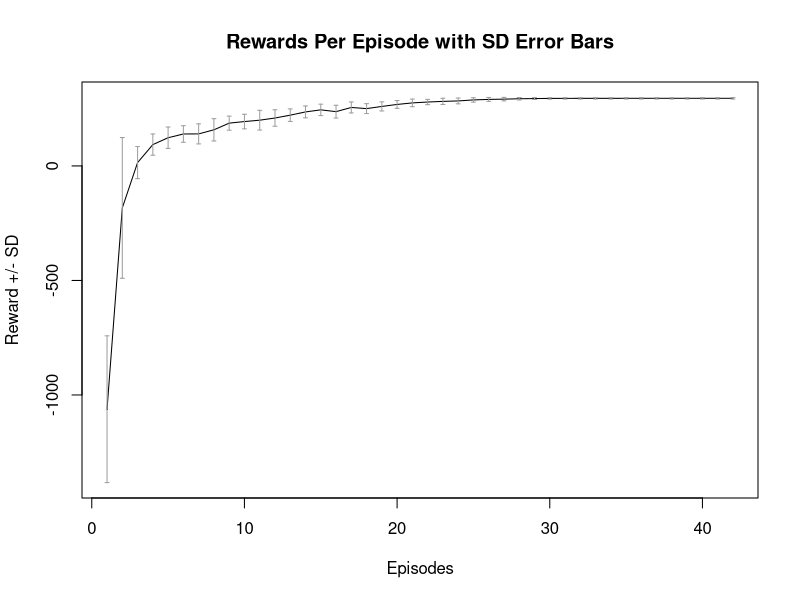
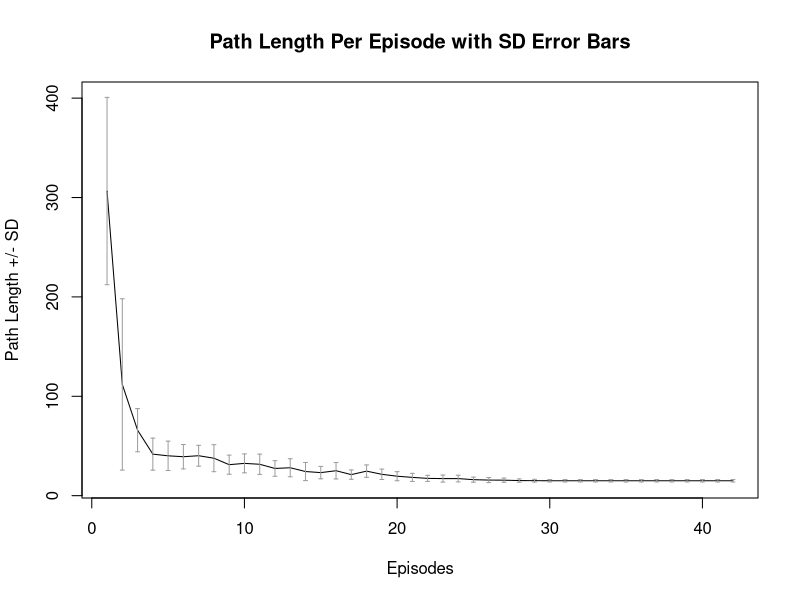

Recreate these plots in R, in order.
# install.packages('nnet')
library(nnet)

# Initialization

# Initialize matrix R and Q, first term is values, 2nd row, 3rd coloum
rowLimit = 4
colLimit = 12
# Greedy factor: Lower greedy, Higher random
epsilon = 0

# Learning Rate
alpha = 0.8

# Exploration factor: Lower immediate reward, Higher later reward
gamma = 0.7


# Populate Rewards Matrix
populateR <- function(RMatrix) {
  rewards = matrix(0, rowLimit * colLimit, 4)
  for (i in 1:nrow(RMatrix)) {
    #UP
    if (12 < i)
      rewards[i, 1] <- -1
    #LEFT
    if (i %% 12 != 1)
      rewards[i, 2] <- -1
    #DOWN
    if (i < 37)
      rewards[i, 3] <- -1
    #RIGHT
    if (i %% 12 != 0)
      rewards[i, 4] <- -1
  }
  RMatrix[, 1:4] <- rewards[, 1:4]
  return(RMatrix)
}

populateMappingMatrix <- function(Map) {
  for (i in 1:12) {
    Map[i, 1] = 1
    Map[i, 2] = i
  }
  for (i in 13:24) {
    Map[i, 1] = 2
    Map[i, 2] = (i - 12)
  }
  for (i in 25:36) {
    Map[i, 1] = 3
    Map[i, 2] = (i - 24)
  }
  for (i in 37:48) {
    Map[i, 1] = 4
    Map[i, 2] = (i - 36)
  }
  return(Map)
}

# Initializing the rewards matrix
R = matrix(0, rowLimit * colLimit, 4)
#colnames(R) <- c("UP","LEFT","DOWN","RIGHT")
R <- populateR(R)
R[37, 4] = -100
R[26:35, 3] = -100
R[36, 3] = 100
R[48, 1:4] = 100

#Matrix Numbering
# -------------------------------------
# |1 |2 |3 |4 |5 |6 |7 |8 |9 |10|11|12|
# -------------------------------------
# |13|14|15|16|17|18|19|20|21|22|23|24|
# -------------------------------------
# |25|26|27|28|29|30|31|32|33|34|35|36|
# -------------------------------------
# |S |38|39|40|41|42|43|44|45|46|47|G |

Q = matrix(0, rowLimit * colLimit, 4)
MappingMatrix = matrix(0, rowLimit * colLimit, 2)
MappingMatrix <- populateMappingMatrix(MappingMatrix)
P = matrix(0, rowLimit, colLimit)

# Starting point, initial point
initialState = c(37, 1)
currentStateAction = c(37, 1)
nextStateAction = c(37, 1)

# Functions

#Find all neighboring cells
findNeighbor <- function(cell) {
  Neighbors = matrix(0, 0, 2)
  r = cell[1]
  #UP
  if (12 < r)
    Neighbors <- rbind(Neighbors, c((r - 12), 1))
  #LEFT
  if (r %% 12 != 1)
    Neighbors <- rbind(Neighbors, c((r - 1), 2))
  #DOWN
  if (r < 37)
    Neighbors <- rbind(Neighbors, c((r + 12), 3))
  #RIGHT
  if (r %% 12 != 0)
    Neighbors <- rbind(Neighbors, c((r + 1), 4))
  return(Neighbors)
}


# Finds the next cell to move to accodring to the greedy algorithm in Q matrix
epsilonGreedy <- function(state, epsilon, Matrix) {
  #Random number between 0-1
  neighborhood <- findNeighbor(state)
  random = runif(1)
  if (random < epsilon) {
    n = nrow(neighborhood)
    winner = sample(1:n, 1)
    return(neighborhood[winner, ])
  }
  else {
    rewards = c()
    for (i in 1:nrow(neighborhood)) {
      direction <- neighborhood[i, 2]
      rewards <- c(rewards, Matrix[state[1], direction])
    }
    index = which.is.max(rewards)
    return(neighborhood[index, ])
  }
}
# Finds max neighbor of Q matrix
findQMax <- function(stateAction, Matrix) {
  N <- findNeighbor(stateAction)
  values <- c()
  for (i in 1:nrow(N)) {
    action <- N[i, 2]
    values <- c(values, Matrix[stateAction[1], action])
  }
  return(max(values))
}

mapping <- function(state, Map) {
  cell <- c(0, 0)
  cell[1] <- Map[state[1], 1]
  cell[2] <- Map[state[1], 2]
  return(cell)
}

# # Function Test
# Neigh <- findNeighbor(c(1,12))
# cell <-epsilonGreedy(Neigh, 0.5, R)
# print(cell)

# Statistical variables of the average value and the standard deviation
rewardInfo <- matrix(0, nrow = 20, ncol = 1000)
pathInfo <- matrix(0, nrow = 20, ncol = 1000)
#Running the algorithm 20 times to create statistics
for (i in 1:20) {
  Q = matrix(0, rowLimit * colLimit, 4)
  counter <- i
  
  # The Q-learning
  for (j in 1:1000) {
    reward = c()
    P = matrix(0, rowLimit, colLimit)
    # Initilizing Episode
    currentStateAction = initialState
    mapCell = mapping(currentStateAction, MappingMatrix)
    P[mapCell[1], mapCell[2]] = P[mapCell[1], mapCell[2]] + 1
    
    # One Episode
    repeat {
      nextStateAction = epsilonGreedy(currentStateAction, epsilon, Q)
      
      # Q Learning Formula
      Q[currentStateAction[1], nextStateAction[2]] = Q[currentStateAction[1], nextStateAction[2]] + alpha *
        (R[currentStateAction[1], nextStateAction[2]] +
           gamma * findQMax(nextStateAction, Q) - Q[currentStateAction[1], nextStateAction[2]])
      
      #lists the rewards
      reward = c(reward, Q[currentStateAction[1], nextStateAction[2]])
      
      # If he falls into cliff
      if (currentStateAction[1] > 37 && currentStateAction[1] < 48) {
        print("AAAAAAWWWWWWWWWWWWWWWWWWWWWW!!!! ")
        currentStateAction = initialState
      }
      else{
        currentStateAction = nextStateAction
      }
      
      # Mapping the path
      mapCell = mapping(currentStateAction, MappingMatrix)
      P[mapCell[1], mapCell[2]] = P[mapCell[1], mapCell[2]] + 1
      
      
      if (currentStateAction[1] == 48) {
        # Adding cumulative reward and path per episode
        rewardInfo[i, j] <- sum(reward)
        pathInfo[i, j] <- sum(P)
        break
      }
    }
  }
  print(counter)
}

# Statistics processing
getAverage <- function(list) {
  avg <- matrix(0,1,1000)
  for (i in 1:1000) {
    avg[1,i] <- mean(list[, i])
  }
  return(avg)
}
avgReward <- getAverage(rewardInfo)
avgPath <- getAverage(pathInfo)

getSD <- function(list){
  sd <- matrix(0,1,1000)
  for (i in 1:1000) {
    sd[1,i] <- sd(list[, i])
  }
  return(sd)
}
sdReward <- getSD(rewardInfo)
sdPath <- getSD(pathInfo)

#Plotting of values

avgReward <- round(avgReward, 5)
#Trim rewardList for visual purposes
trimRewardList <- function(rewards){
  for(i in 1:length(rewards)){
    if(rewards[i] == rewards[i+1]){
      length(rewards) <- i
      return(rewards)
    }
  }
}
#Make sure that each list is the same length
avgReward <- trimRewardList(avgReward)
length(sdReward) <- length(avgReward)
length(avgPath) <- length(avgReward)
length(sdPath) <- length(avgReward)

#Plot cumulative reward per episode
plotRewards <- function(avg,sdev){
  plot(1:length(avg), avg, ylim = range(c(avg-sdev, avg+sdev)),
  pch=".", xlab = "Episodes", ylab = "Reward +/- SD", type="o",
  main = "Rewards Per Episode with SD Error Bars")
  arrows(1:length(avg), avg-sdev, 1:length(avg), avg+sdev, length =0.02, angle =90, code=3, col =360)
}
plotRewards(avgReward,sdReward)

#Plot cumulative Path length per episode
plotPathLength <- function(avg,sdev){
  plot(1:length(avg), avg, ylim = range(c(avg-sdev, avg+sdev)),
       pch=".", xlab = "Episodes", ylab = "Path Length +/- SD", type="o",
       main = "Path Length Per Episode with SD Error Bars")
  arrows(1:length(avg), avg-sdev, 1:length(avg), avg+sdev, length =0.02, angle =90, code=3, col =360)
}

plotPathLength(avgPath, sdPath)